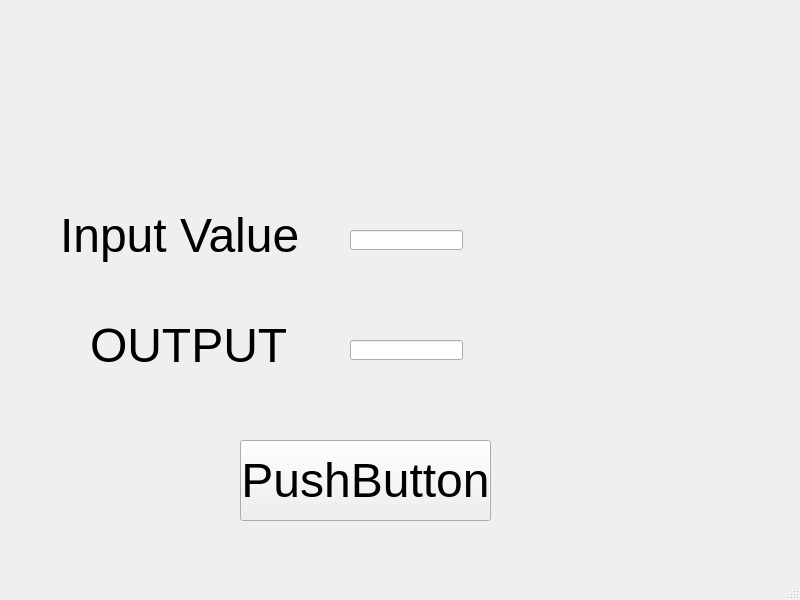
<?xml version="1.0" encoding="UTF-8"?>
<ui version="4.0">
 <class>MainWindow</class>
 <widget class="QMainWindow" name="MainWindow">
  <property name="geometry">
   <rect>
    <x>0</x>
    <y>0</y>
    <width>800</width>
    <height>600</height>
   </rect>
  </property>
  <property name="windowTitle">
   <string>MainWindow</string>
  </property>
  <widget class="QWidget" name="centralwidget">
   <widget class="QLineEdit" name="lineEdit">
    <property name="geometry">
     <rect>
      <x>350</x>
      <y>230</y>
      <width>113</width>
      <height>20</height>
     </rect>
    </property>
    <property name="font">
     <font>
      <pointsize>20</pointsize>
     </font>
    </property>
    <property name="text">
     <string/>
    </property>
   </widget>
   <widget class="QLabel" name="label">
    <property name="geometry">
     <rect>
      <x>60</x>
      <y>160</y>
      <width>251</width>
      <height>151</height>
     </rect>
    </property>
    <property name="font">
     <font>
      <pointsize>36</pointsize>
     </font>
    </property>
    <property name="text">
     <string>Input Value</string>
    </property>
   </widget>
   <widget class="QLineEdit" name="lineEdit_2">
    <property name="geometry">
     <rect>
      <x>350</x>
      <y>340</y>
      <width>113</width>
      <height>20</height>
     </rect>
    </property>
    <property name="font">
     <font>
      <pointsize>48</pointsize>
     </font>
    </property>
    <property name="text">
     <string/>
    </property>
   </widget>
   <widget class="QLabel" name="label_2">
    <property name="geometry">
     <rect>
      <x>90</x>
      <y>310</y>
      <width>201</width>
      <height>71</height>
     </rect>
    </property>
    <property name="font">
     <font>
      <pointsize>36</pointsize>
     </font>
    </property>
    <property name="text">
     <string>OUTPUT</string>
    </property>
   </widget>
   <widget class="QPushButton" name="pushButton">
    <property name="geometry">
     <rect>
      <x>240</x>
      <y>440</y>
      <width>251</width>
      <height>81</height>
     </rect>
    </property>
    <property name="font">
     <font>
      <pointsize>36</pointsize>
     </font>
    </property>
    <property name="text">
     <string>PushButton</string>
    </property>
   </widget>
  </widget>
  <widget class="QMenuBar" name="menubar">
   <property name="geometry">
    <rect>
     <x>0</x>
     <y>0</y>
     <width>800</width>
     <height>21</height>
    </rect>
   </property>
  </widget>
  <widget class="QStatusBar" name="statusbar"/>
 </widget>
 <resources/>
 <connections/>
</ui>
